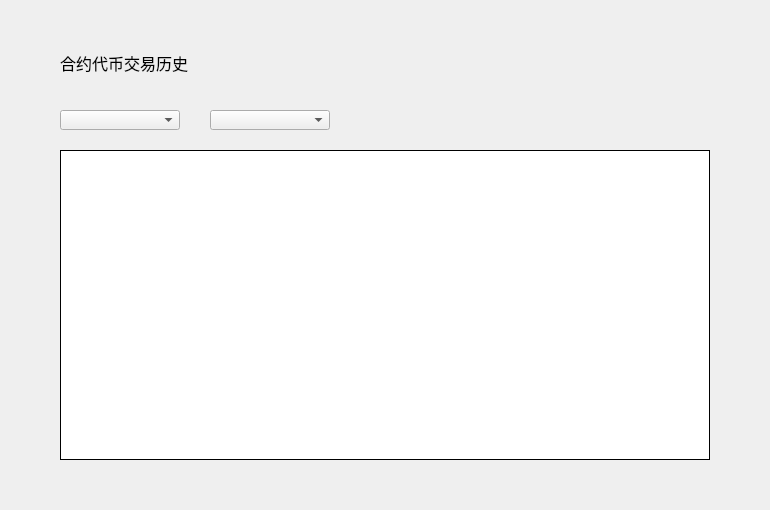
<?xml version="1.0" encoding="UTF-8"?>
<ui version="4.0">
 <class>TokenHistoryWidget</class>
 <widget class="QWidget" name="TokenHistoryWidget">
  <property name="geometry">
   <rect>
    <x>0</x>
    <y>0</y>
    <width>770</width>
    <height>510</height>
   </rect>
  </property>
  <property name="windowTitle">
   <string>Form</string>
  </property>
  <widget class="QLabel" name="title_label">
   <property name="geometry">
    <rect>
     <x>60</x>
     <y>50</y>
     <width>200</width>
     <height>26</height>
    </rect>
   </property>
   <property name="font">
    <font>
     <family>微软雅黑</family>
     <pointsize>12</pointsize>
     <weight>50</weight>
     <italic>false</italic>
     <bold>false</bold>
    </font>
   </property>
   <property name="styleSheet">
    <string notr="true"/>
   </property>
   <property name="text">
    <string>合约代币交易历史</string>
   </property>
  </widget>
  <widget class="QComboBox" name="accountComboBox">
   <property name="geometry">
    <rect>
     <x>60</x>
     <y>110</y>
     <width>120</width>
     <height>20</height>
    </rect>
   </property>
   <property name="font">
    <font>
     <family>微软雅黑</family>
     <weight>50</weight>
     <bold>false</bold>
    </font>
   </property>
   <property name="focusPolicy">
    <enum>Qt::NoFocus</enum>
   </property>
   <property name="styleSheet">
    <string notr="true"/>
   </property>
  </widget>
  <widget class="QLabel" name="collectStateLabel">
   <property name="geometry">
    <rect>
     <x>60</x>
     <y>130</y>
     <width>300</width>
     <height>20</height>
    </rect>
   </property>
   <property name="font">
    <font>
     <family>微软雅黑</family>
    </font>
   </property>
   <property name="styleSheet">
    <string notr="true">QLabel{color: rgb(192, 196, 212);}</string>
   </property>
   <property name="text">
    <string/>
   </property>
   <property name="alignment">
    <set>Qt::AlignLeading|Qt::AlignLeft|Qt::AlignVCenter</set>
   </property>
   <property name="textInteractionFlags">
    <set>Qt::LinksAccessibleByMouse|Qt::TextSelectableByMouse</set>
   </property>
  </widget>
  <widget class="QTableWidget" name="tokenRecordTableWidget">
   <property name="geometry">
    <rect>
     <x>60</x>
     <y>150</y>
     <width>650</width>
     <height>310</height>
    </rect>
   </property>
   <property name="cursor" stdset="0">
    <cursorShape>PointingHandCursor</cursorShape>
   </property>
   <property name="layoutDirection">
    <enum>Qt::LeftToRight</enum>
   </property>
   <property name="styleSheet">
    <string notr="true"/>
   </property>
   <property name="frameShape">
    <enum>QFrame::Box</enum>
   </property>
   <property name="frameShadow">
    <enum>QFrame::Plain</enum>
   </property>
   <property name="verticalScrollBarPolicy">
    <enum>Qt::ScrollBarAsNeeded</enum>
   </property>
   <property name="horizontalScrollBarPolicy">
    <enum>Qt::ScrollBarAlwaysOff</enum>
   </property>
   <property name="autoScroll">
    <bool>true</bool>
   </property>
   <property name="editTriggers">
    <set>QAbstractItemView::NoEditTriggers</set>
   </property>
   <property name="selectionMode">
    <enum>QAbstractItemView::NoSelection</enum>
   </property>
   <property name="iconSize">
    <size>
     <width>19</width>
     <height>12</height>
    </size>
   </property>
   <property name="showGrid">
    <bool>true</bool>
   </property>
   <property name="gridStyle">
    <enum>Qt::SolidLine</enum>
   </property>
   <attribute name="horizontalHeaderVisible">
    <bool>false</bool>
   </attribute>
   <attribute name="horizontalHeaderCascadingSectionResizes">
    <bool>false</bool>
   </attribute>
   <attribute name="horizontalHeaderHighlightSections">
    <bool>false</bool>
   </attribute>
   <attribute name="verticalHeaderVisible">
    <bool>false</bool>
   </attribute>
   <attribute name="verticalHeaderHighlightSections">
    <bool>false</bool>
   </attribute>
   <column>
    <property name="text">
     <string>区块高度</string>
    </property>
    <property name="font">
     <font>
      <family>微软雅黑</family>
     </font>
    </property>
    <property name="textAlignment">
     <set>AlignCenter</set>
    </property>
   </column>
   <column>
    <property name="text">
     <string>对方账户</string>
    </property>
    <property name="font">
     <font>
      <family>微软雅黑</family>
     </font>
    </property>
    <property name="textAlignment">
     <set>AlignCenter</set>
    </property>
   </column>
   <column>
    <property name="text">
     <string>数量</string>
    </property>
    <property name="font">
     <font>
      <family>微软雅黑</family>
     </font>
    </property>
    <property name="textAlignment">
     <set>AlignCenter</set>
    </property>
   </column>
   <column>
    <property name="text">
     <string>交易ID</string>
    </property>
    <property name="font">
     <font>
      <family>微软雅黑</family>
     </font>
    </property>
    <property name="textAlignment">
     <set>AlignCenter</set>
    </property>
   </column>
   <column>
    <property name="text">
     <string>类型</string>
    </property>
    <property name="font">
     <font>
      <family>微软雅黑</family>
     </font>
    </property>
    <property name="textAlignment">
     <set>AlignCenter</set>
    </property>
   </column>
  </widget>
  <widget class="QComboBox" name="tokenComboBox">
   <property name="geometry">
    <rect>
     <x>210</x>
     <y>110</y>
     <width>120</width>
     <height>20</height>
    </rect>
   </property>
   <property name="font">
    <font>
     <family>微软雅黑</family>
     <weight>50</weight>
     <bold>false</bold>
    </font>
   </property>
   <property name="focusPolicy">
    <enum>Qt::NoFocus</enum>
   </property>
   <property name="styleSheet">
    <string notr="true"/>
   </property>
  </widget>
 </widget>
 <resources/>
 <connections/>
</ui>
